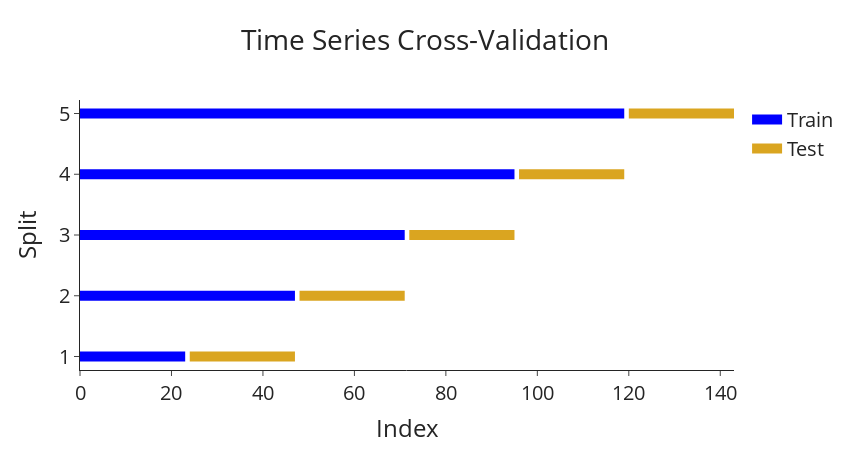

Notebook cell for this chart:
### Markdown cell above
To overcome this problem, we need to ensure the test set always has a higher index (the index is usually time for time series data) than the training set. This means our test is always in the future compared to the data our model is fitted on.

### Code cell
# Import packages
from sklearn.model_selection import TimeSeriesSplit

# Plot the time series cross validation splits
plot_cross_val(n_splits=5,
               splitter_func=TimeSeriesSplit,
               df=data,
               title_text='Time Series Cross-Validation')

### Figure 1 — Plotly figure (JSON) as saved in the notebook; plotly's stock layout.template omitted (floating-point values rounded to 4 significant figures)
{"data": [{"line": {"color": "blue", "width": 10}, "name": "Train", "type": "scatter", "x": [0, 1, 2, 3, 4, 5, 6, 7, 8, 9, 10, 11, 12, 13, 14, 15, 16, 17, 18, 19, 20, 21, 22, 23], "y": ["1", "1", "1", "1", "1", "1", "1", "1", "1", "1", "1", "1", "1", "1", "1", "1", "1", "1", "1", "1", "1", "1", "1", "1"]}, {"line": {"color": "goldenrod", "width": 10}, "name": "Test", "type": "scatter", "x": [24, 25, 26, 27, 28, 29, 30, 31, 32, 33, 34, 35, 36, 37, 38, 39, 40, 41, 42, 43, 44, 45, 46, 47], "y": ["1", "1", "1", "1", "1", "1", "1", "1", "1", "1", "1", "1", "1", "1", "1", "1", "1", "1", "1", "1", "1", "1", "1", "1"]}, {"line": {"color": "blue", "width": 10}, "name": "Train", "showlegend": false, "type": "scatter", "x": [0, 1, 2, 3, 4, 5, 6, 7, 8, 9, 10, 11, 12, 13, 14, 15, 16, 17, 18, 19, 20, 21, 22, 23, 24, 25, 26, 27, 28, 29, 30, 31, 32, 33, 34, 35, 36, 37, 38, 39, 40, 41, 42, 43, 44, 45, 46, 47], "y": ["2", "2", "2", "2", "2", "2", "2", "2", "2", "2", "2", "2", "2", "2", "2", "2", "2", "2", "2", "2", "2", "2", "2", "2", "2", "2", "2", "2", "2", "2", "2", "2", "2", "2", "2", "2", "2", "2", "2", "2", "2", "2", "2", "2", "2", "2", "2", "2"]}, {"line": {"color": "goldenrod", "width": 10}, "name": "Test", "showlegend": false, "type": "scatter", "x": [48, 49, 50, 51, 52, 53, 54, 55, 56, 57, 58, 59, 60, 61, 62, 63, 64, 65, 66, 67, 68, 69, 70, 71], "y": ["2", "2", "2", "2", "2", "2", "2", "2", "2", "2", "2", "2", "2", "2", "2", "2", "2", "2", "2", "2", "2", "2", "2", "2"]}, {"line": {"color": "blue", "width": 10}, "name": "Train", "showlegend": false, "type": "scatter", "x": [0, 1, 2, 3, 4, 5, 6, 7, 8, 9, 10, 11, 12, 13, 14, 15, 16, 17, 18, 19, 20, 21, 22, 23, 24, 25, 26, 27, 28, 29, 30, 31, 32, 33, 34, 35, 36, 37, 38, 39, 40, 41, 42, 43, 44, 45, 46, 47, 48, 49, 50, 51, 52, 53, 54, 55, 56, 57, 58, 59, 60, 61, 62, 63, 64, 65, 66, 67, 68, 69, 70, 71], "y": ["3", "3", "3", "3", "3", "3", "3", "3", "3", "3", "3", "3", "3", "3", "3", "3", "3", "3", "3", "3", "3", "3", "3", "3", "3", "3", "3", "3", "3", "3", "3", "3", "3", "3", "3", "3", "3", "3", "3", "3", "3", "3", "3", "3", "3", "3", "3", "3", "3", "3", "3", "3", "3", "3", "3", "3", "3", "3", "3", "3", "3", "3", "3", "3", "3", "3", "3", "3", "3", "3", "3", "3"]}, {"line": {"color": "goldenrod", "width": 10}, "name": "Test", "showlegend": false, "type": "scatter", "x": [72, 73, 74, 75, 76, 77, 78, 79, 80, 81, 82, 83, 84, 85, 86, 87, 88, 89, 90, 91, 92, 93, 94, 95], "y": ["3", "3", "3", "3", "3", "3", "3", "3", "3", "3", "3", "3", "3", "3", "3", "3", "3", "3", "3", "3", "3", "3", "3", "3"]}, {"line": {"color": "blue", "width": 10}, "name": "Train", "showlegend": false, "type": "scatter", "x": [0, 1, 2, 3, 4, 5, 6, 7, 8, 9, 10, 11, 12, 13, 14, 15, 16, 17, 18, 19, 20, 21, 22, 23, 24, 25, 26, 27, 28, 29, 30, 31, 32, 33, 34, 35, 36, 37, 38, 39, 40, 41, 42, 43, 44, 45, 46, 47, 48, 49, 50, 51, 52, 53, 54, 55, 56, 57, 58, 59, 60, 61, 62, 63, 64, 65, 66, 67, 68, 69, 70, 71, 72, 73, 74, 75, 76, 77, 78, 79, 80, 81, 82, 83, 84, 85, 86, 87, 88, 89, 90, 91, 92, 93, 94, 95], "y": ["4", "4", "4", "4", "4", "4", "4", "4", "4", "4", "4", "4", "4", "4", "4", "4", "4", "4", "4", "4", "4", "4", "4", "4", "4", "4", "4", "4", "4", "4", "4", "4", "4", "4", "4", "4", "4", "4", "4", "4", "4", "4", "4", "4", "4", "4", "4", "4", "4", "4", "4", "4", "4", "4", "4", "4", "4", "4", "4", "4", "4", "4", "4", "4", "4", "4", "4", "4", "4", "4", "4", "4", "4", "4", "4", "4", "4", "4", "4", "4", "4", "4", "4", "4", "4", "4", "4", "4", "4", "4", "4", "4", "4", "4", "4", "4"]}, {"line": {"color": "goldenrod", "width": 10}, "name": "Test", "showlegend": false, "type": "scatter", "x": [96, 97, 98, 99, 100, 101, 102, 103, 104, 105, 106, 107, 108, 109, 110, 111, 112, 113, 114, 115, 116, 117, 118, 119], "y": ["4", "4", "4", "4", "4", "4", "4", "4", "4", "4", "4", "4", "4", "4", "4", "4", "4", "4", "4", "4", "4", "4", "4", "4"]}, {"line": {"color": "blue", "width": 10}, "name": "Train", "showlegend": false, "type": "scatter", "x": [0, 1, 2, 3, 4, 5, 6, 7, 8, 9, 10, 11, 12, 13, 14, 15, 16, 17, 18, 19, 20, 21, 22, 23, 24, 25, 26, 27, 28, 29, 30, 31, 32, 33, 34, 35, 36, 37, 38, 39, 40, 41, 42, 43, 44, 45, 46, 47, 48, 49, 50, 51, 52, 53, 54, 55, 56, 57, 58, 59, 60, 61, 62, 63, 64, 65, 66, 67, 68, 69, 70, 71, 72, 73, 74, 75, 76, 77, 78, 79, 80, 81, 82, 83, 84, 85, 86, 87, 88, 89, 90, 91, 92, 93, 94, 95, 96, 97, 98, 99, 100, 101, 102, 103, 104, 105, 106, 107, 108, 109, 110, 111, 112, 113, 114, 115, 116, 117, 118, 119], "y": ["5", "5", "5", "5", "5", "5", "5", "5", "5", "5", "5", "5", "5", "5", "5", "5", "5", "5", "5", "5", "5", "5", "5", "5", "5", "5", "5", "5", "5", "5", "5", "5", "5", "5", "5", "5", "5", "5", "5", "5", "5", "5", "5", "5", "5", "5", "5", "5", "5", "5", "5", "5", "5", "5", "5", "5", "5", "5", "5", "5", "5", "5", "5", "5", "5", "5", "5", "5", "5", "5", "5", "5", "5", "5", "5", "5", "5", "5", "5", "5", "5", "5", "5", "5", "5", "5", "5", "5", "5", "5", "5", "5", "5", "5", "5", "5", "5", "5", "5", "5", "5", "5", "5", "5", "5", "5", "5", "5", "5", "5", "5", "5", "5", "5", "5", "5", "5", "5", "5", "5"]}, {"line": {"color": "goldenrod", "width": 10}, "name": "Test", "showlegend": false, "type": "scatter", "x": [120, 121, 122, 123, 124, 125, 126, 127, 128, 129, 130, 131, 132, 133, 134, 135, 136, 137, 138, 139, 140, 141, 142, 143], "y": ["5", "5", "5", "5", "5", "5", "5", "5", "5", "5", "5", "5", "5", "5", "5", "5", "5", "5", "5", "5", "5", "5", "5", "5"]}], "layout": {"font": {"size": 20}, "height": 450, "title": {"text": "Time Series Cross-Validation", "x": 0.5}, "width": 850, "xaxis": {"title": {"text": "Index"}}, "yaxis": {"title": {"text": "Split"}}}}
